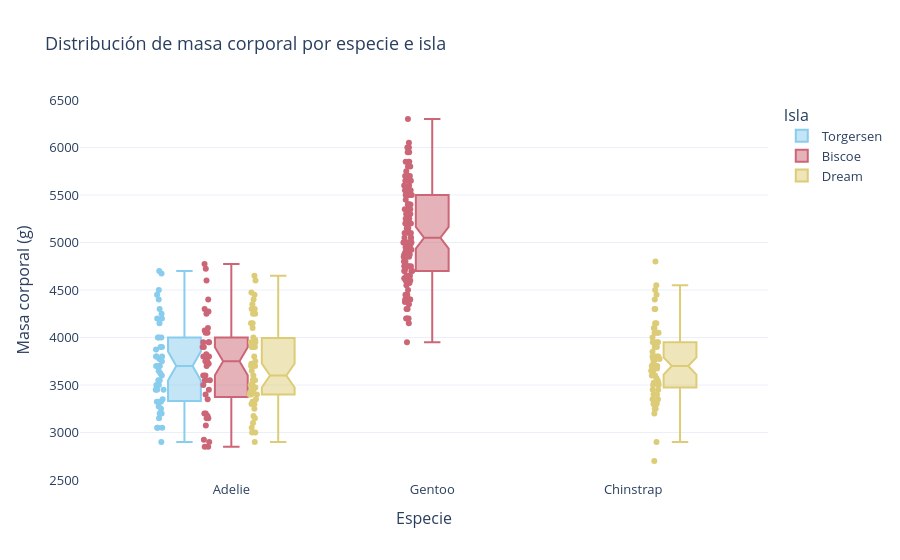

Source (notebook cell):
### Code cell
fig2 = px.box(
    df,
    x="species",
    y="body_mass_g",
    color="island",
    points="all",                  # muestra todos los puntos individuales
    notched=True,                  # intervalo de confianza de la mediana
    title="Distribución de masa corporal por especie e isla",
    labels={
        "species": "Especie",
        "body_mass_g": "Masa corporal (g)",
        "island": "Isla"
    },
    template="plotly_white",
    color_discrete_sequence=px.colors.qualitative.Safe
)

fig2.update_layout(
    boxmode="group",
    font=dict(size=13)
)

fig2.show()

### Figure 1 — Plotly figure (JSON) as saved in the notebook; plotly's stock layout.template omitted (floating-point values rounded to 4 significant figures; data arrays with more than 128 entries replaced by an {"elided": "..."} marker saying what was removed)
{"data": [{"alignmentgroup": "True", "boxpoints": "all", "hovertemplate": "Isla=Torgersen<br>Especie=%{x}<br>Masa corporal (g)=%{y}<extra></extra>", "legendgroup": "Torgersen", "marker": {"color": "rgb(136, 204, 238)"}, "name": "Torgersen", "notched": true, "offsetgroup": "Torgersen", "orientation": "v", "showlegend": true, "type": "box", "x": ["Adelie", "Adelie", "Adelie", "Adelie", "Adelie", "Adelie", "Adelie", "Adelie", "Adelie", "Adelie", "Adelie", "Adelie", "Adelie", "Adelie", "Adelie", "Adelie", "Adelie", "Adelie", "Adelie", "Adelie", "Adelie", "Adelie", "Adelie", "Adelie", "Adelie", "Adelie", "Adelie", "Adelie", "Adelie", "Adelie", "Adelie", "Adelie", "Adelie", "Adelie", "Adelie", "Adelie", "Adelie", "Adelie", "Adelie", "Adelie", "Adelie", "Adelie", "Adelie", "Adelie", "Adelie", "Adelie", "Adelie"], "x0": " ", "xaxis": "x", "y": [3750.0, 3800.0, 3250.0, 3450.0, 3650.0, 3625.0, 4675.0, 3200.0, 3800.0, 4400.0, 3700.0, 3450.0, 4500.0, 3325.0, 4200.0, 3050.0, 4450.0, 3600.0, 3900.0, 3550.0, 4150.0, 3700.0, 4250.0, 3700.0, 3900.0, 3550.0, 4000.0, 3200.0, 4700.0, 3800.0, 4200.0, 2900.0, 3775.0, 3350.0, 3325.0, 3150.0, 3500.0, 3450.0, 3875.0, 3050.0, 4000.0, 3275.0, 4300.0, 3050.0, 4000.0, 3325.0, 3500.0], "y0": " ", "yaxis": "y"}, {"alignmentgroup": "True", "boxpoints": "all", "hovertemplate": "Isla=Biscoe<br>Especie=%{x}<br>Masa corporal (g)=%{y}<extra></extra>", "legendgroup": "Biscoe", "marker": {"color": "rgb(204, 102, 119)"}, "name": "Biscoe", "notched": true, "offsetgroup": "Biscoe", "orientation": "v", "showlegend": true, "type": "box", "x": {"elided": "164 str values"}, "x0": " ", "xaxis": "x", "y": {"elided": "164 float values"}, "y0": " ", "yaxis": "y"}, {"alignmentgroup": "True", "boxpoints": "all", "hovertemplate": "Isla=Dream<br>Especie=%{x}<br>Masa corporal (g)=%{y}<extra></extra>", "legendgroup": "Dream", "marker": {"color": "rgb(221, 204, 119)"}, "name": "Dream", "notched": true, "offsetgroup": "Dream", "orientation": "v", "showlegend": true, "type": "box", "x": ["Adelie", "Adelie", "Adelie", "Adelie", "Adelie", "Adelie", "Adelie", "Adelie", "Adelie", "Adelie", "Adelie", "Adelie", "Adelie", "Adelie", "Adelie", "Adelie", "Adelie", "Adelie", "Adelie", "Adelie", "Adelie", "Adelie", "Adelie", "Adelie", "Adelie", "Adelie", "Adelie", "Adelie", "Adelie", "Adelie", "Adelie", "Adelie", "Adelie", "Adelie", "Adelie", "Adelie", "Adelie", "Adelie", "Adelie", "Adelie", "Adelie", "Adelie", "Adelie", "Adelie", "Adelie", "Adelie", "Adelie", "Adelie", "Adelie", "Adelie", "Adelie", "Adelie", "Adelie", "Adelie", "Adelie", "Chinstrap", "Chinstrap", "Chinstrap", "Chinstrap", "Chinstrap", "Chinstrap", "Chinstrap", "Chinstrap", "Chinstrap", "Chinstrap", "Chinstrap", "Chinstrap", "Chinstrap", "Chinstrap", "Chinstrap", "Chinstrap", "Chinstrap", "Chinstrap", "Chinstrap", "Chinstrap", "Chinstrap", "Chinstrap", "Chinstrap", "Chinstrap", "Chinstrap", "Chinstrap", "Chinstrap", "Chinstrap", "Chinstrap", "Chinstrap", "Chinstrap", "Chinstrap", "Chinstrap", "Chinstrap", "Chinstrap", "Chinstrap", "Chinstrap", "Chinstrap", "Chinstrap", "Chinstrap", "Chinstrap", "Chinstrap", "Chinstrap", "Chinstrap", "Chinstrap", "Chinstrap", "Chinstrap", "Chinstrap", "Chinstrap", "Chinstrap", "Chinstrap", "Chinstrap", "Chinstrap", "Chinstrap", "Chinstrap", "Chinstrap", "Chinstrap", "Chinstrap", "Chinstrap", "Chinstrap", "Chinstrap", "Chinstrap", "Chinstrap", "Chinstrap", "Chinstrap", "Chinstrap", "Chinstrap", "Chinstrap"], "x0": " ", "xaxis": "x", "y": [3250.0, 3900.0, 3300.0, 3900.0, 3325.0, 4150.0, 3950.0, 3550.0, 3300.0, 4650.0, 3150.0, 3900.0, 3100.0, 4400.0, 3000.0, 4600.0, 3425.0, 3450.0, 4150.0, 3350.0, 3550.0, 3800.0, 3500.0, 3950.0, 3600.0, 3550.0, 4300.0, 3400.0, 4450.0, 3300.0, 4300.0, 3700.0, 4350.0, 2900.0, 4100.0, 3500.0, 4475.0, 3425.0, 3900.0, 3175.0, 3975.0, 3400.0, 4250.0, 3400.0, 3475.0, 3050.0, 3725.0, 3000.0, 3650.0, 4250.0, 3475.0, 3450.0, 3750.0, 3700.0, 4000.0, 3500.0, 3900.0, 3650.0, 3525.0, 3725.0, 3950.0, 3250.0, 3750.0, 4150.0, 3700.0, 3800.0, 3775.0, 3700.0, 4050.0, 3575.0, 4050.0, 3300.0, 3700.0, 3450.0, 4400.0, 3600.0, 3400.0, 2900.0, 3800.0, 3300.0, 4150.0, 3400.0, 3800.0, 3700.0, 4550.0, 3200.0, 4300.0, 3350.0, 4100.0, 3600.0, 3900.0, 3850.0, 4800.0, 2700.0, 4500.0, 3950.0, 3650.0, 3550.0, 3500.0, 3675.0, 4450.0, 3400.0, 4300.0, 3250.0, 3675.0, 3325.0, 3950.0, 3600.0, 4050.0, 3350.0, 3450.0, 3250.0, 4050.0, 3800.0, 3525.0, 3950.0, 3650.0, 3650.0, 4000.0, 3400.0, 3775.0, 4100.0, 3775.0], "y0": " ", "yaxis": "y"}], "layout": {"boxmode": "group", "font": {"size": 13}, "legend": {"title": {"text": "Isla"}, "tracegroupgap": 0}, "title": {"text": "Distribución de masa corporal por especie e isla"}, "xaxis": {"anchor": "y", "domain": [0, 1], "title": {"text": "Especie"}}, "yaxis": {"anchor": "x", "domain": [0, 1], "title": {"text": "Masa corporal (g)"}}}}
